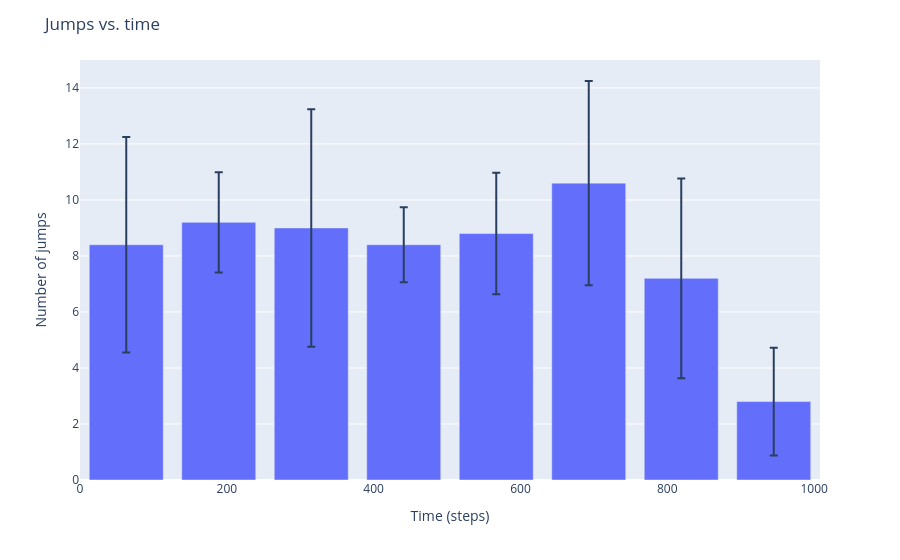

The notebook cell this image was saved under:
### Markdown cell above
Analyze and visualize jumps.

### Code cell
jumps = transitions.jumps(minimal_residence=0)
jumps.plot_jumps_vs_time(n_parts=5)

### Figure 1 — Plotly figure (JSON) as saved in the notebook; plotly's stock layout.template omitted (floating-point values rounded to 4 significant figures)
{"data": [{"error_y": {"array": [3.847, 1.789, 4.243, 1.342, 2.168, 3.647, 3.564, 1.924]}, "hovertemplate": "time=%{x}<br>count=%{y}<extra></extra>", "legendgroup": "", "marker": {"color": "#636efa", "pattern": {"shape": ""}}, "name": "", "orientation": "v", "showlegend": false, "textposition": "auto", "type": "bar", "x": [63.0, 189.0, 315.0, 441.0, 567.0, 693.0, 819.0, 945.0], "xaxis": "x", "y": [8.4, 9.2, 9.0, 8.4, 8.8, 10.6, 7.2, 2.8], "yaxis": "y"}], "layout": {"bargap": 0.2, "barmode": "relative", "legend": {"tracegroupgap": 0}, "margin": {"t": 60}, "title": {"text": "Jumps vs. time"}, "xaxis": {"anchor": "y", "domain": [0.0, 1.0], "title": {"text": "Time (steps)"}}, "yaxis": {"anchor": "x", "domain": [0.0, 1.0], "title": {"text": "Number of jumps"}}}}
